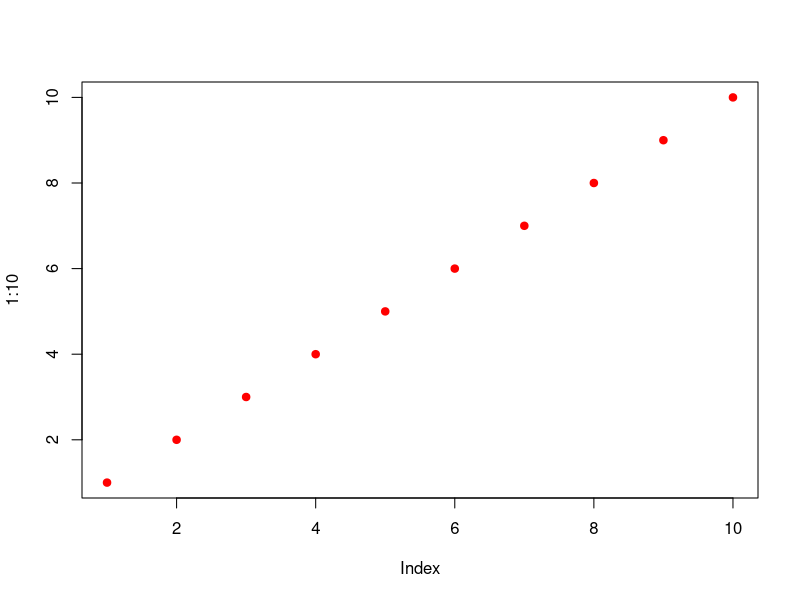
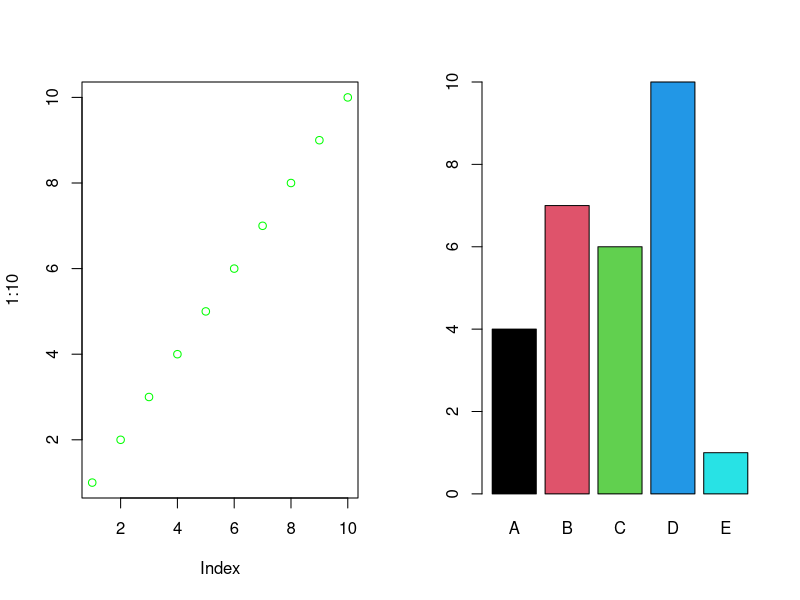

These figures' R source, in order: (Note: this script raises an error after producing the figures.)
### R code from vignette source 'SweaveExample.Rnw'

###################################################
### code chunk number 1: test1
###################################################
a=1
b=4
a+b
print("hello")


###################################################
### code chunk number 2: test2
###################################################
a=1
b=4
a+b
print("hello")


###################################################
### code chunk number 3: test3 (eval = FALSE)
###################################################
## a=1
## b=4
## a+b
## print("hello")


###################################################
### code chunk number 4: test4
###################################################
a=1
b=4
a+b
print("hello")


###################################################
### code chunk number 5: test5
###################################################
plot(1:10, col="red", pch=19)


###################################################
### code chunk number 6: test6
###################################################
par(mfrow=c(1,2))
plot(1:10, col="green", pch=21)
barplot(height=sample(1:10,5), names=LETTERS[1:5], col=1:5)


###################################################
### code chunk number 7: women
###################################################
require(xtable)
myTable <- summary(women)


###################################################
### code chunk number 8: manualtab
###################################################
nr = nrow(myTable); nc = ncol(myTable)
for (i in 1:nr)
  for(j in 1:nc) {
    cat("$", myTable[i,j], "$")
    if(j < nc)
    cat("&")
    else
    cat("\\\\\n")
  }


###################################################
### code chunk number 9: xtable1
###################################################
xtab<-xtable(myTable)
print(xtab, floating=FALSE)


###################################################
### code chunk number 10: xtable2
###################################################
xtab2<-xtable(myTable, caption="Summary of women data",  
                       label="Table:women")
print(xtab2, include.rownames = FALSE)


###################################################
### code chunk number 11: creapdf (eval = FALSE)
###################################################
## Sweave("SweaveExample.Rnw")
## system("pdflatex SweaveExample.tex")


###################################################
### code chunk number 12: cacheSweave (eval = FALSE)
###################################################
## library(cacheSweave)
## setCacheDir("cache") # por defecto es "." 
## Sweave("SweaveExample.tex", driver = cacheSweaveDriver)


###################################################
### code chunk number 13: stangle
###################################################
Stangle("SweaveExample.Rnw")


###################################################
### code chunk number 14: sessionInfo
###################################################
 sessionInfo()


